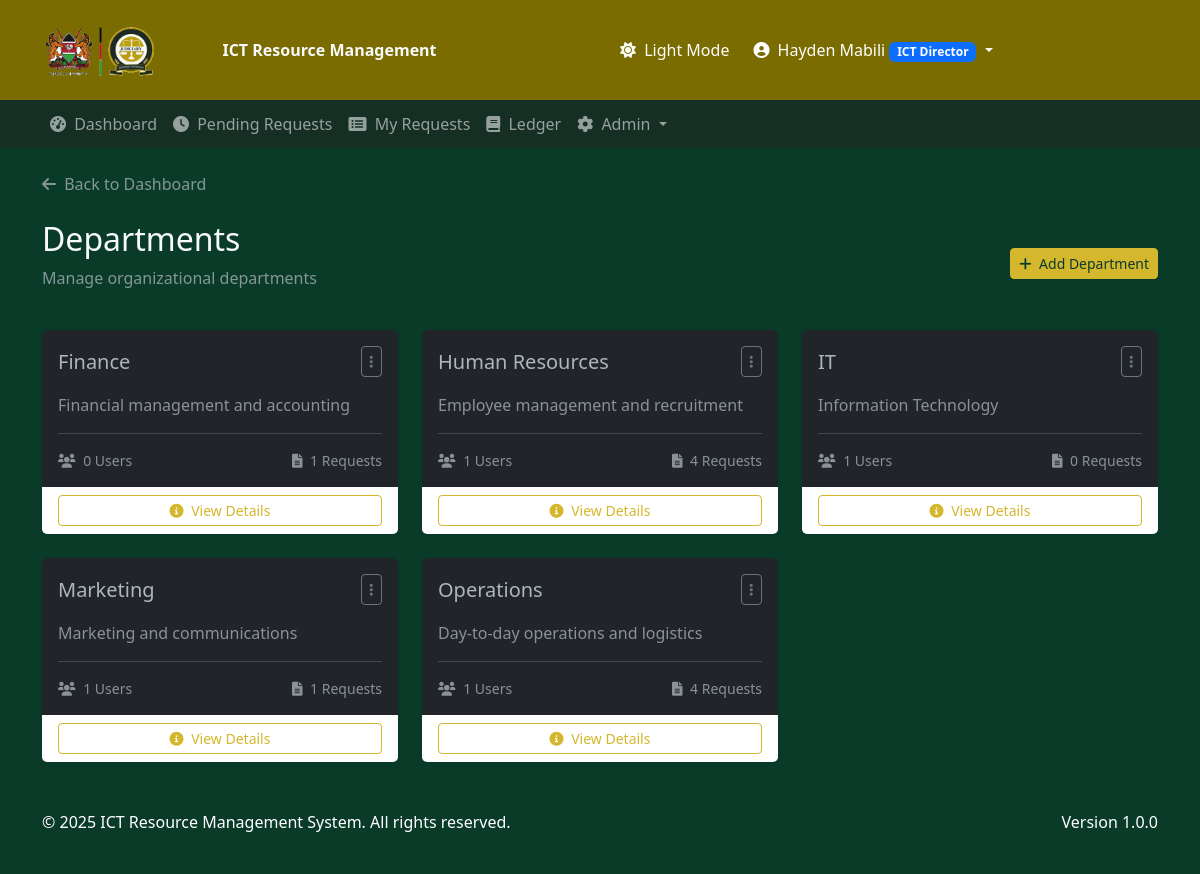
Page /departments/ (signed in) on the earlier database version.
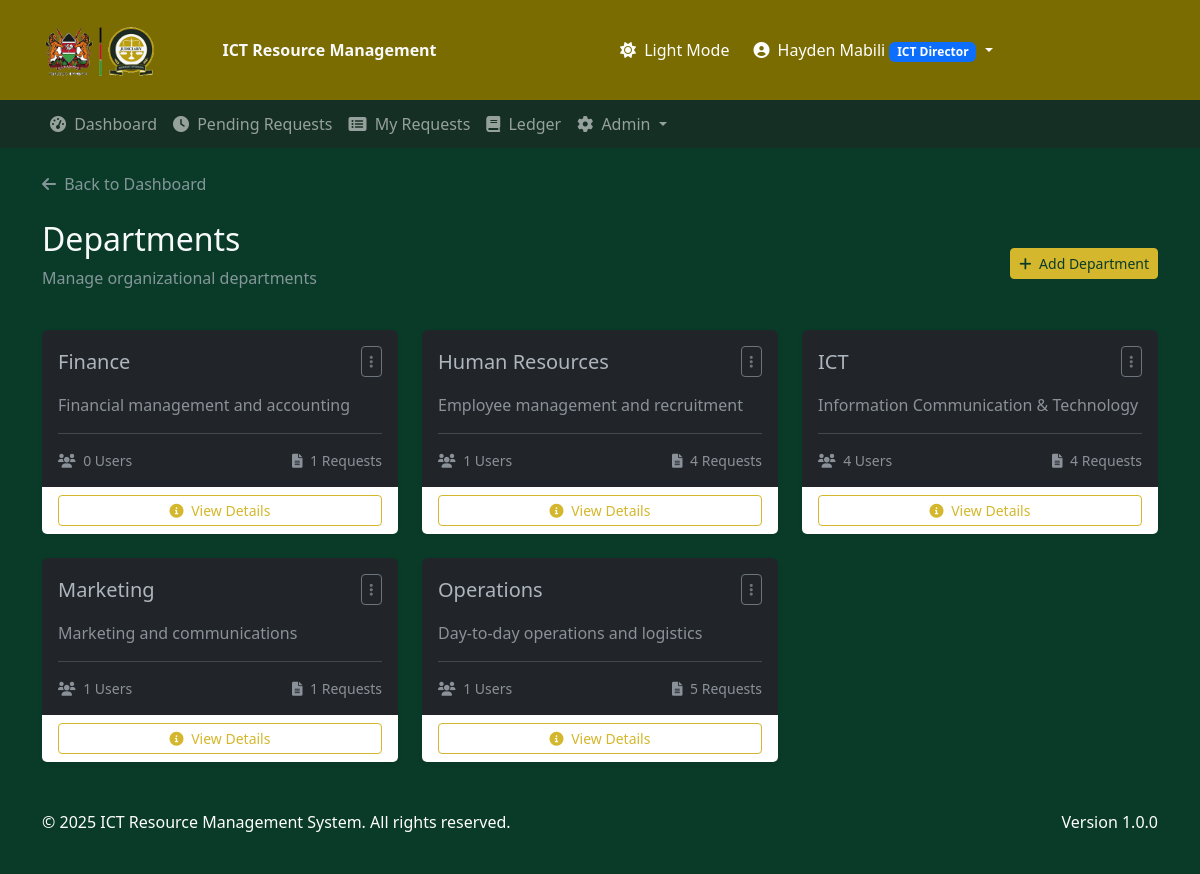
Same page on the later database version.
### resource_requests/models.py (models this page shows, shortened)
class UserProfile(models.Model):
    USER_TYPES = [
        ('admin', 'Admin'),
        ('director', 'Director'),
        ('staff', 'Staff'),
    ]
    user = models.OneToOneField(User, on_delete=models.CASCADE, related_name="profile")
    department = models.ForeignKey(
        Department, on_delete=models.SET_NULL, null=True, blank=True
    )
    phone = models.CharField(max_length=20, blank=True, null=True)
    user_type = models.CharField(max_length=10, choices=USER_TYPES, default='staff')
    is_director = models.BooleanField(default=False)
    is_deputy_director = models.BooleanField(default=False)
    has_approval_rights = models.BooleanField(default=False)
    approval_rights_delegated_at = models.DateTimeField(null=True, blank=True)
    approval_rights_delegation_end = models.DateTimeField(null=True, blank=True)
    approval_rights_delegated_by = models.ForeignKey(
        'self', on_delete=models.SET_NULL,
        null=True, blank=True,
        related_name='delegated_to'
    )
    is_admin = models.BooleanField(default=False)
    theme_preference = models.CharField(
        max_length=10,
        default="light",
        choices=[
            ("light", "Light"),
            ("dark", "Dark"),
        ],
    )
    signature_image = models.ImageField(upload_to="signatures/", blank=True, null=True)

class Department(models.Model):
    name = models.CharField(max_length=100)
    description = models.TextField(blank=True, null=True)

### resource_requests/views.py (the view)
# urls.py: path('departments/', views.departments, name='departments'),
@login_required
def departments(request):
    if not (request.user.profile.is_admin or request.user.is_staff):
        messages.error(request, "You don't have permission to view departments.")
        return redirect('dashboard')
    departments_list = Department.objects.all().order_by('name')
    context = {
        'departments': departments_list,
    }
    return render(request, 'resource_requests/departments.html', context)

### resource_requests/models.py (called while the page is built)
    def __str__(self):
        return self.name

### templates/resource_requests/departments.html (shortened to what this page needs)
{% extends 'resource_requests/base.html' %}
{% load static %}
{% block content %}
<div class="row mb-4">
    <div class="col">
        <a href="{% url 'dashboard' %}" class="text-decoration-none text-muted">
            <i class="fas fa-arrow-left me-1"></i> Back to Dashboard
        </a>
    </div>
</div>
<div class="d-flex flex-column flex-md-row justify-content-between align-items-md-center mb-4">
    <div>
        <h1 class="h2">Departments</h1>
        <p class="text-muted">Manage organizational departments</p>
    </div>
    <div class="mt-3 mt-md-0">
        {% if user.is_staff or user.profile.is_director or user.profile.is_admin %}
        <button type="button" class="btn btn-primary btn-sm" data-bs-toggle="modal" data-bs-target="#addDepartmentModal">
            <i class="fas fa-plus me-1"></i> Add Department
        </button>
        {% endif %}
    </div>
</div>
<div class="row">
    {% for department in departments %}
    <div class="col-md-6 col-lg-4 mb-4">
        <div class="card h-100 border-0 shadow-sm">
            <div class="card-body">
                <div class="d-flex justify-content-between align-items-center mb-3">
                    <h5 class="card-title mb-0">{{ department.name }}</h5>
                    {% if user.is_staff or user.profile.is_director or user.profile.is_admin %}
                    <div class="dropdown">
                        <button class="btn btn-sm btn-outline-secondary" type="button" data-bs-toggle="dropdown" aria-expanded="false">
                            <i class="fas fa-ellipsis-v"></i>
                        </button>
                    </div>
                    {% endif %}
                </div>
                <p class="card-text text-muted">{{ department.description|default:"No description provided." }}</p>
                <hr>
                <div class="d-flex justify-content-between align-items-center">
                    <small class="text-muted">
                        <i class="fas fa-users me-1"></i>
                        {{ department.userprofile_set.count }} Users
                    </small>
                    <small class="text-muted">
                        <i class="fas fa-file-alt me-1"></i>
                        {{ department.resourcerequest_set.count }} Requests
                    </small>
                </div>
            </div>
            <div class="card-footer bg-white border-0">
                <a href="#" class="btn btn-sm btn-outline-primary w-100" data-bs-toggle="modal" data-bs-target="#departmentDetailsModal{{ department.id }}">
                    <i class="fas fa-info-circle me-1"></i> View Details
                </a>
            </div>
        </div>
    </div>
    {% endfor %}
</div>
{% endblock %}

### templates/resource_requests/base.html (shortened to what this page needs)
{% load static %}
<!DOCTYPE html>
<html lang="en" data-bs-theme="{{ request.user.profile.theme_preference|default:'light' }}">
<head>
    <link href="https://cdn.jsdelivr.net/npm/bootstrap@5.3.0/dist/css/bootstrap.min.css" rel="stylesheet">
    <link rel="stylesheet" href="https://cdnjs.cloudflare.com/ajax/libs/font-awesome/6.0.0/css/all.min.css">
    <link rel="stylesheet" href="{% static 'css/styles.css' %}">
</head>
<body>
    <div class="header-top">
        <div class="container">
            <div class="row align-items-center">
                <div class="col-lg-6">
                    <a class="navbar-brand" href="{% url 'dashboard' %}">
                        <img src="{% static 'resource_request/images/jud-logo.png' %}" alt="Judiciary of Kenya Logo" class="navbar-logo">
                        ICT Resource Management
                    </a>
                </div>
                <div class="col-lg-6 text-lg-end">
                    <div class="user-actions">
                        {% if user.is_authenticated %}
                            <a class="nav-link theme-toggle text-white me-3" href="#" id="themeToggle">
                                <i class="fas {% if request.user.profile.theme_preference == 'dark' %}fa-sun{% else %}fa-moon{% endif %} me-1"></i>
                                <span class="d-none d-lg-inline">
                                    {% if request.user.profile.theme_preference == 'dark' %}Light Mode{% else %}Dark Mode{% endif %}
                                </span>
                            </a>
                            <div class="dropdown d-inline-block">
                                <a class="nav-link dropdown-toggle text-white" href="#" id="userDropdown" role="button" data-bs-toggle="dropdown" aria-expanded="false">
                                    <i class="fas fa-user-circle me-1"></i>
                                    {{ user.get_full_name|default:user.username }}
                                    {% if user.is_superuser %}
                                        <span class="badge bg-danger">Superuser</span>
                                    {% elif user.groups.all.0.name == 'ICTDirector' %}
                                        <span class="badge bg-primary">ICT Director</span>
                                    {% elif user.groups.all.0.name == 'DepartmentUser' %}
                                        <span class="badge bg-secondary">Department User</span>
                                    {% endif %}
                                </a>
                            </div>
                        {% else %}
                            <a class="nav-link text-white" href="{% url 'login' %}">Login</a>
                        {% endif %}
                    </div>
                </div>
            </div>
        </div>
    </div>
    <div class="header-bottom">
        <div class="container">
            <nav class="navbar navbar-expand-lg navbar-dark">
                <div class="collapse navbar-collapse" id="navbarNav">
                    <ul class="navbar-nav">
                        {% if user.is_authenticated %}
                            <li class="nav-item">
                                <a class="nav-link {% if request.resolver_match.url_name == 'dashboard' %}active{% endif %}" href="{% url 'dashboard' %}">
                                    <i class="fas fa-tachometer-alt me-1"></i> Dashboard
                                </a>
                            </li>
                            {% if user.is_superuser or user.groups.all.0.name == 'ICTDirector' %}
                            <li class="nav-item">
                                <a class="nav-link {% if request.resolver_match.url_name == 'pending_requests' %}active{% endif %}" href="{% url 'pending_requests' %}">
                                    <i class="fas fa-clock me-1"></i> Pending Requests
                                </a>
                            </li>
                            {% endif %}
                            <li class="nav-item">
                                <a class="nav-link {% if request.resolver_match.url_name == 'my_requests' %}active{% endif %}" href="{% url 'my_requests' %}">
                                    <i class="fas fa-list-alt me-1"></i> My Requests
                                </a>
                            </li>
                            {% if user.is_superuser or user.groups.all.0.name == 'ICTDirector' %}
                            <li class="nav-item">
                                <a class="nav-link {% if request.resolver_match.url_name == 'ledger' %}active{% endif %}" href="{% url 'ledger' %}">
                                    <i class="fas fa-book me-1"></i> Ledger
                                </a>
                            </li>
                            {% endif %}
                            {% if user.profile.is_admin or user.is_staff %}
                            <li class="nav-item dropdown">
                                <a class="nav-link dropdown-toggle" href="#" id="adminDropdown" role="button" data-bs-toggle="dropdown" aria-expanded="false">
                                    <i class="fas fa-cog me-1"></i> Admin
                                </a>
                            </li>
                            {% endif %}
                        {% endif %}
                    </ul>
                </div>
            </nav>
        </div>
    </div>
    <div class="container mt-4">
        {% block content %}{% endblock %}
    </div>
    <footer class="footer mt-auto">
        <div class="container">
            <div class="row">
                <div class="col-md-6">
                    <p>&copy; {% now "Y" %} ICT Resource Management System. All rights reserved.</p>
                </div>
                <div class="col-md-6 text-md-end">
                    <p>Version 1.0.0</p>
                </div>
            </div>
        </div>
    </footer>
</body>
</html>

### static/css/styles.css (style rules this page uses)
[data-bs-theme="dark"] { --bg-body: var(--bg-dark); --text-color: var(--text-dark); --border-color: #2c3034; --border-color-dark: #373b3e; }
body { background-color: var(--bg-body); color: var(--text-color); }
.navbar-brand { font-weight: bold; display: flex; align-items: center; }
.navbar-logo { height: 70px; margin-right: 10px; margin-left:0; width:auto; border: none; }
.btn-primary { background-color: var(--accent); border-color: var(--accent); color: var(--secondary); font-weight: 500; }
.btn-outline-primary { border-color: var(--accent); color: var(--accent); }
.card { border-color: var(--border-color); }
.footer { background-color: var(--secondary); color: var(--text-on-dark); padding: 1.5rem 0; margin-top: 3rem; }
.theme-toggle { cursor: pointer; padding: 0.5rem; border-radius: 50%; transition: background-color 0.3s; }

### templates/resource_requests/base.html (style rules this page uses)
:root { --primary: #7a6c00; --primary-dark: #5a4e00; --primary-light: #9a8c20; --secondary: #0a3b29; --secondary-dark: #072a1d; --secondary-light: #0d4c35; --accent: #d4b72c; --accent-dark: #b49a24; --accent-light: #e6ca4e; --text-on-dark: #ffffff; --text-muted-on-dark: rgba(255, 255, 255, 0.8); --border-color: #dee2e6; --border-color-dark: #ced4da; --success: #28a745; --danger: #dc3545; --warning: #ffc107; --info: #17a2b8; --bg-light: #f8f9fa; --text-light: #212529; --bg-dark: #0a3b29; --text-dark: #f8f9fa; }
[data-bs-theme="dark"] { --bg-body: var(--bg-dark); --text-color: var(--text-dark); --border-color: #2c3034; --border-color-dark: #373b3e; }
body { background-color: var(--bg-body); color: var(--text-color); }
.navbar-brand { font-weight: bold; display: flex; align-items: center; }
.navbar-logo { height: 70px; margin-right: 10px; margin-left:0; width:auto; border: none; }
.btn-primary { background-color: var(--accent); border-color: var(--accent); color: var(--secondary); font-weight: 500; }
.btn-outline-primary { border-color: var(--accent); color: var(--accent); }
.card { border-color: var(--border-color); }
.footer { background-color: var(--secondary); color: var(--text-on-dark); padding: 1.5rem 0; margin-top: 3rem; }
.theme-toggle { cursor: pointer; padding: 0.5rem; border-radius: 50%; transition: background-color 0.3s; }
.header-top { background-color: var(--primary); padding: 15px 0; }
.header-bottom { background-color: #162f25; padding: 0; }
.header-bottom .navbar { padding: 0; }
.header-bottom .nav-link { padding: 12px 16px; }
.user-actions { display: flex; align-items: center; }

Differences in the rows shown:
changed Department: name "IT" → "ICT"; description "Information Technology" → "Information Communication & Technology"; userprofile_set.count "1" → "4"; resourcerequest_set.count "0" → "4"
computed for Department "Operations": resourcerequest_set.count "4" → "5"
